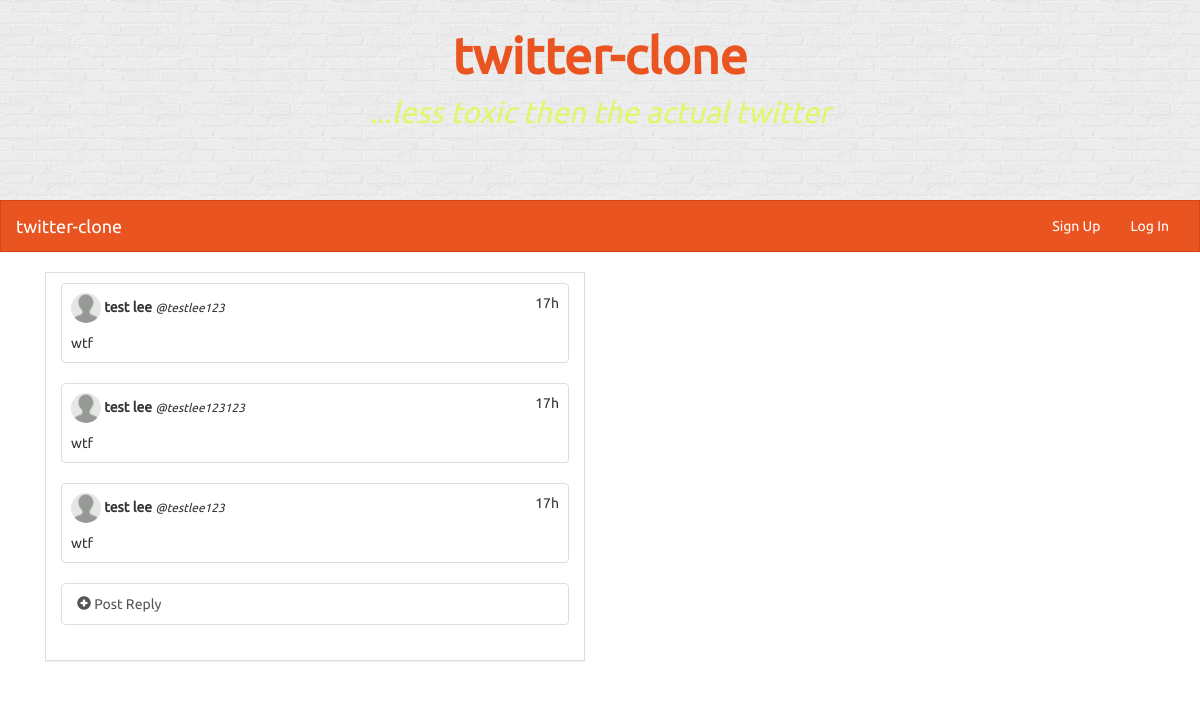
The app's page /tweet/1 with its own data.
### twitter_clone/models.py (models this page shows, shortened)
class User(UserMixin, db.Model):
    id = db.Column(db.Integer, primary_key=True)
    name = db.Column(db.String(100))
    username = db.Column(db.String(30))
    email = db.Column(db.String(120))
    image = db.Column(db.String(100), default='amon.png')
    password = db.Column(db.String(50))
    join_date = db.Column(db.DateTime)
    tweets = db.relationship('Tweet', backref='user', lazy='dynamic')
    following = db.relationship('User', secondary=followers,
        primaryjoin=(followers.c.follower_id == id),
        secondaryjoin=(followers.c.following_id == id),
        backref=db.backref('followers', lazy='dynamic'), lazy='dynamic')
    followed_by = db.relationship('User', secondary=followers,
        primaryjoin=(followers.c.following_id == id),
        secondaryjoin=(followers.c.follower_id == id),
        backref=db.backref('follower', lazy='dynamic'), lazy='dynamic')

class Tweet(db.Model):
    id = db.Column(db.Integer, primary_key=True)
    user_id = db.Column(db.Integer, db.ForeignKey('user.id'))
    text = db.Column(db.String(140))
    date_created = db.Column(db.DateTime)

class Reply(db.Model):
    id = db.Column(db.Integer, primary_key=True)
    tweet_id = db.Column(db.Integer, db.ForeignKey('tweet.id'))
    name = db.Column(db.String, db.ForeignKey('user.name'))
    username = db.Column(db.String, db.ForeignKey('user.username'))
    text = db.Column(db.String(140))
    date_created = db.Column(db.DateTime)

### twitter_clone/routes.py (the view)
@app.route('/tweet/<int:tweet_id>')
def view_tweet(tweet_id):
    form = ReplyForm()
    tweet = Tweet.query.get_or_404(tweet_id)
    replies = Reply.query.filter_by(tweet_id=tweet_id).order_by(Reply.date_created.desc()).all()
    image_file = url_for('static', filename='imgs/' + tweet.user.image)
    current_time = datetime.now()
    return render_template('view_tweet.html', tweet=tweet, image_file=image_file, current_time=current_time, form=form, replies=replies)

### twitter_clone/routes.py (called while the page is built)
@app.template_filter('time_passed')
def time_passed(seconds_since):
    seconds = seconds_since.total_seconds()
    days, seconds = divmod(seconds, 86400)
    hours, seconds = divmod(seconds, 3600)
    minutes, seconds = divmod(seconds, 60)
    if days > 0:
        return '%dd' % (days)
    elif hours > 0:
        return '%dh' % (hours)
    elif minutes > 0:
        return '%dm' % (minutes)
    else:
        return 'now'

### twitter_clone/templates/view_tweet.html (shortened to what this page needs)
{% extends 'layout.html' %}
{% block content %}
<div class="container">
    <div class="col-lg-6">
        <div class="panel panel-default">
            <div class="panel-body">
                <div class="row">
                    <div class="col-xs-12 col-sm-12 col-md-12 col-lg-12">
                        <div class="thumbnail">
                            <div class="caption">
                                <div class="row">
                                    <div class="col-lg-10">
                                        <img src="{{ image_file }}" style="width: 30px; height: 30px;" class="img-circle">
                                        <strong>{{ tweet.user.name }}</strong>
                                        <small><em>@{{ tweet.user.username }}</em></small>
                                    </div>
                                    <div class="col-lg-2 text-right">
                                        {{ (current_time - tweet.date_created) |time_passed }}
                                    </div>
                                </div>
                                <div class="row pad">
                                    <div class="col-lg-12">
                                        {{ tweet.text }}
                                    </div>
                                </div>
                            </div>
                        </div>
                                {% for reply in replies %}
                                <div class="row">
                                        <div class="col-xs-12 col-sm-12 col-md-12 col-lg-12">
                                            <div class="thumbnail">
                                                <div class="caption">
                                                    <div class="row">
                                                        <div class="col-lg-10">
                                                            <img src="{{ image_file }}" style="width: 30px; height: 30px;" class="img-circle">
                                                            <strong>{{ reply.name }}</strong>
                                                            <small><em>@{{ reply.username }}</em></small>
                                                        </div>
                                                        <div class="col-lg-2 text-right">
                                                            {{ (current_time - reply.date_created) |time_passed }}
                                                        </div>
                                                    </div>
                                                    <div class="row pad">
                                                        <div class="col-lg-12">
                                                            {{ reply.text }}
                                                        </div>
                                                    </div>
                                                </div>
                                            </div>
                                        </div>
                                    </div>
                                {% endfor %}
                                <ul class="list-group">
                                    <a class="list-group-item" data-toggle="modal" href="#newPost" data-backdrop="static" data-keboard="false">
                                        <i class="glyphicon glyphicon-plus-sign"></i> Post Reply
                                    </a>
                                </ul>
                            </div>
                        </div>
                    </div>
                </div>
            </div>
        </div>
{% endblock content %}

### twitter_clone/static/css/styles.css (style rules this page uses)
body { font-family: Ubuntu, verdana, georgia, serif, sans-serif; }
a, a:hover, a:active, a:focus, a:visited { text-decoration: none; }
div.panel, .btn, .navbar { border-radius: 0; }
.pad { margin-top: 10px !important; }
div.panel-body { padding-top: 10px; }
div.thumbnail { padding: 0; }

### records on screen
User: user.name "test lee", user.username "testlee123"
Tweet: (current_time-tweet.date_created)|time_passed "17h", text "wtf"
Reply: name "test lee", username "testlee123123", (current_time-reply.date_created)|time_passed "17h", text "wtf"
Reply: name "test lee", username "testlee123", (current_time-reply.date_created)|time_passed "17h", text "wtf"
